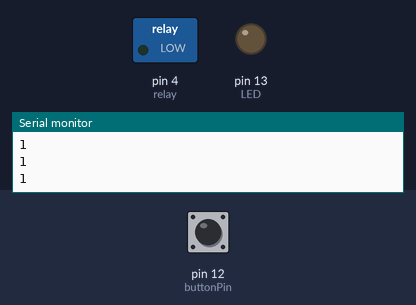
A sketch run on a simulated Arduino Uno, built with avr-gcc and run on an emulated ATmega328P. Shown: switched loads named in the sketch (green lamp = pin HIGH), output pins drawn as LEDs (lit = HIGH), the last lines printed to the serial monitor. Inputs (shaded band) come from the test bench; at power-on: pin 12 (buttonPin) HIGH.

Above: at 1.2 s.
1.3 s: pin 12 (buttonPin) pulled LOW for 0.15 s
At 1.7 s:
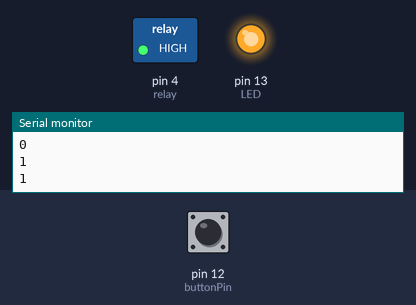
2.9 s: pin 12 (buttonPin) pulled LOW for 1 s
At 4.2 s:
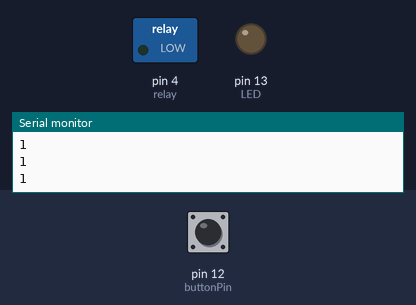
5.4 s: pin 12 (buttonPin) pulled LOW for 3.2 s
At 6.2 s:
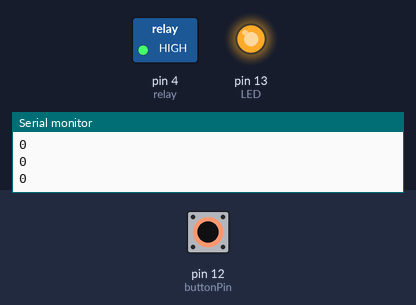
Timing chart, 0 to 8.4 s (numbered marks = the images above; inputs shaded):
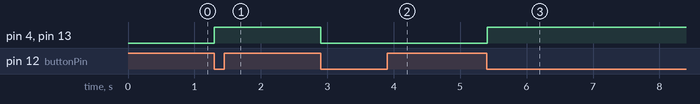

Measured:
- after the input at 1.3 s, pin 4 (relay), pin 13 (LED): LOW → HIGH at once
- after the input at 2.9 s, pin 4 (relay), pin 13 (LED): HIGH → LOW at once
- after the input at 5.4 s, pin 4 (relay), pin 13 (LED): LOW → HIGH at once

The sketch:

Button_with_no_resistor.ino
```cpp
// Chapter 3 - Buttons
// Button with no resistor

// Declare the pins for the Button, the LED, and the relay
int buttonPin = 12;  // Pin connected to the button
int LED = 13;        // Pin connected to the LED
int relay = 4;       // Pin connected to the relay

int laststate = 1;   // Variable to store the last state of the button
bool toggle = false; // Variable to store the toggle state

void setup() {
  // Set buttonPin as input with an internal pull-up resistor
  pinMode(buttonPin, INPUT_PULLUP);
  // Set LED pin as output
  pinMode(LED, OUTPUT);
  // Set relay pin as output
  pinMode(relay, OUTPUT);

  // Initialize serial communication for debugging
  Serial.begin(9600);
}

void loop(){
  // Read the current state of the button (1 when not pressed, 0 when pressed)
  int buttonValue = digitalRead(buttonPin);
  Serial.println(buttonValue);

  // Check if the button is pressed (LOW) and has changed state from the last read
  if (buttonValue == LOW && buttonValue != laststate){
    // Toggle the state
    toggle = !toggle;
    // Update the LED and relay based on the new toggle state
    togglePower(toggle);
  } else {
    // Maintain the current state of the LED and relay
    togglePower(toggle);
  }

  // Update the last state of the button
  laststate = buttonValue;
  // Small delay to debounce the button
  delay(100);
}

// Function to toggle the power of the LED and relay
void togglePower(bool supply){
  if (supply){
    // If supply is true, turn on the LED and relay
    digitalWrite(LED, HIGH);
    digitalWrite(relay, HIGH);
  } else {
    // If supply is false, turn off the LED and relay
    digitalWrite(LED, LOW);
    digitalWrite(relay, LOW);
  }
}
```
